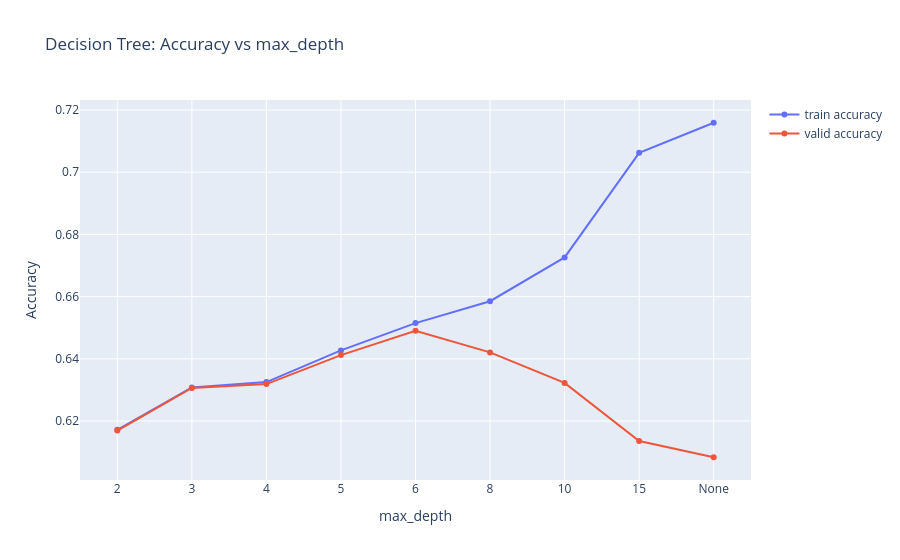

Here is the notebook cell this chart was saved with:
### Code cell
# depth vs accuracy (train/valid) — check overfitting
depth_results = pd.DataFrame(dtCV.cv_results_)
depth_only = depth_results[
    (depth_results['param_min_samples_split'] == dtCV.best_params_['min_samples_split']) &
    (depth_results['param_min_samples_leaf']  == dtCV.best_params_['min_samples_leaf'])
].copy()

depth_vals = depth_only['param_max_depth'].astype(str)

fig = go.Figure()
fig.add_trace(go.Scatter(x=depth_vals, y=depth_only['mean_train_score'],
                         mode='lines+markers', name='train accuracy'))
fig.add_trace(go.Scatter(x=depth_vals, y=depth_only['mean_test_score'],
                         mode='lines+markers', name='valid accuracy'))
fig.update_layout(title='Decision Tree: Accuracy vs max_depth',
                  xaxis_title='max_depth', yaxis_title='Accuracy')
fig.show()

### Figure 1 — Plotly figure (JSON) as saved in the notebook; plotly's stock layout.template omitted (floating-point values rounded to 4 significant figures)
{"data": [{"mode": "lines+markers", "name": "train accuracy", "type": "scatter", "x": ["2", "3", "4", "5", "6", "8", "10", "15", "None"], "y": [0.6172, 0.6308, 0.6325, 0.6427, 0.6515, 0.6585, 0.6726, 0.7062, 0.7159]}, {"mode": "lines+markers", "name": "valid accuracy", "type": "scatter", "x": ["2", "3", "4", "5", "6", "8", "10", "15", "None"], "y": [0.6169, 0.6306, 0.6319, 0.6412, 0.649, 0.6421, 0.6323, 0.6136, 0.6084]}], "layout": {"title": {"text": "Decision Tree: Accuracy vs max_depth"}, "xaxis": {"title": {"text": "max_depth"}}, "yaxis": {"title": {"text": "Accuracy"}}}}
